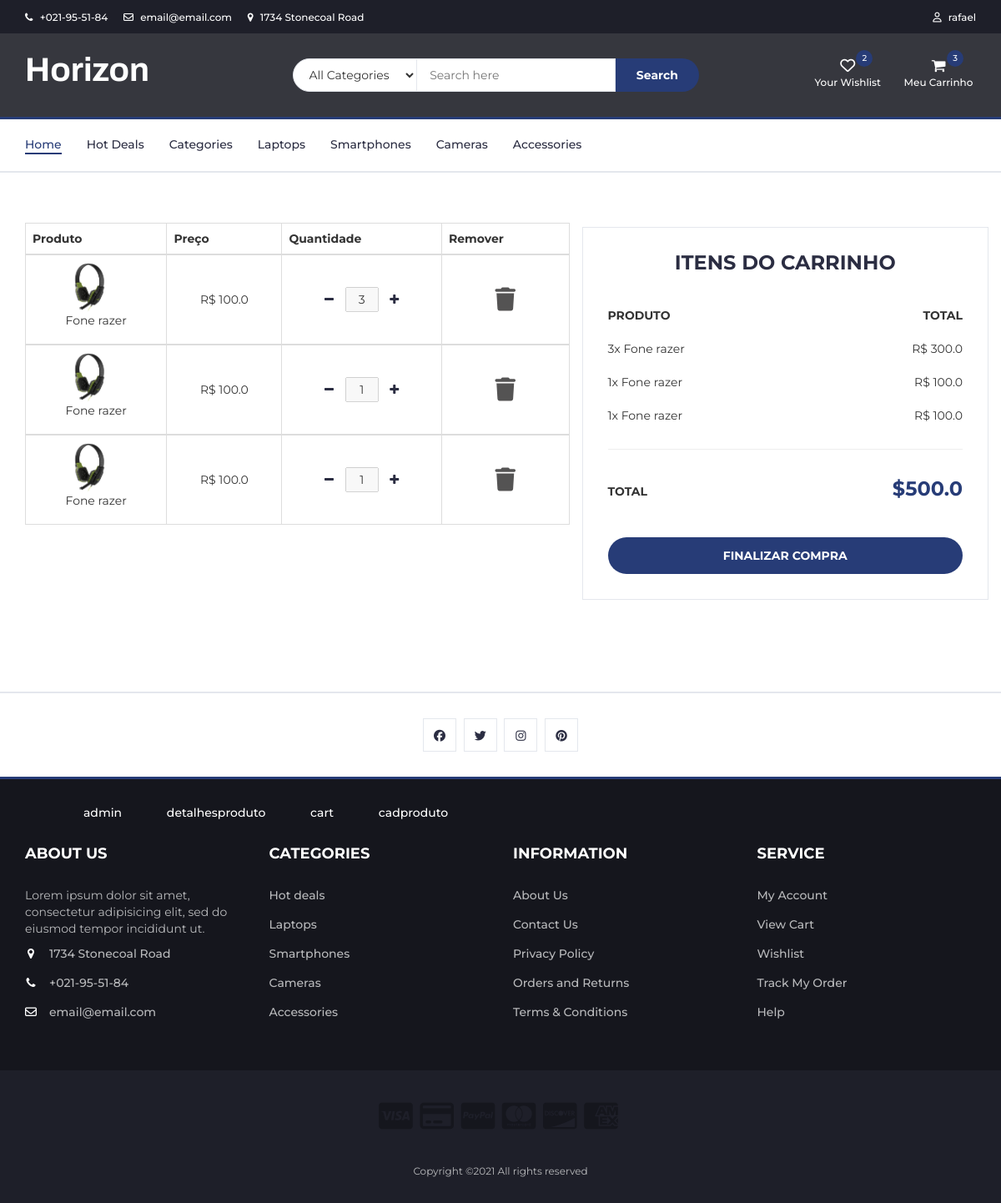
Page /exibecarrinho (signed in) on the earlier database version.
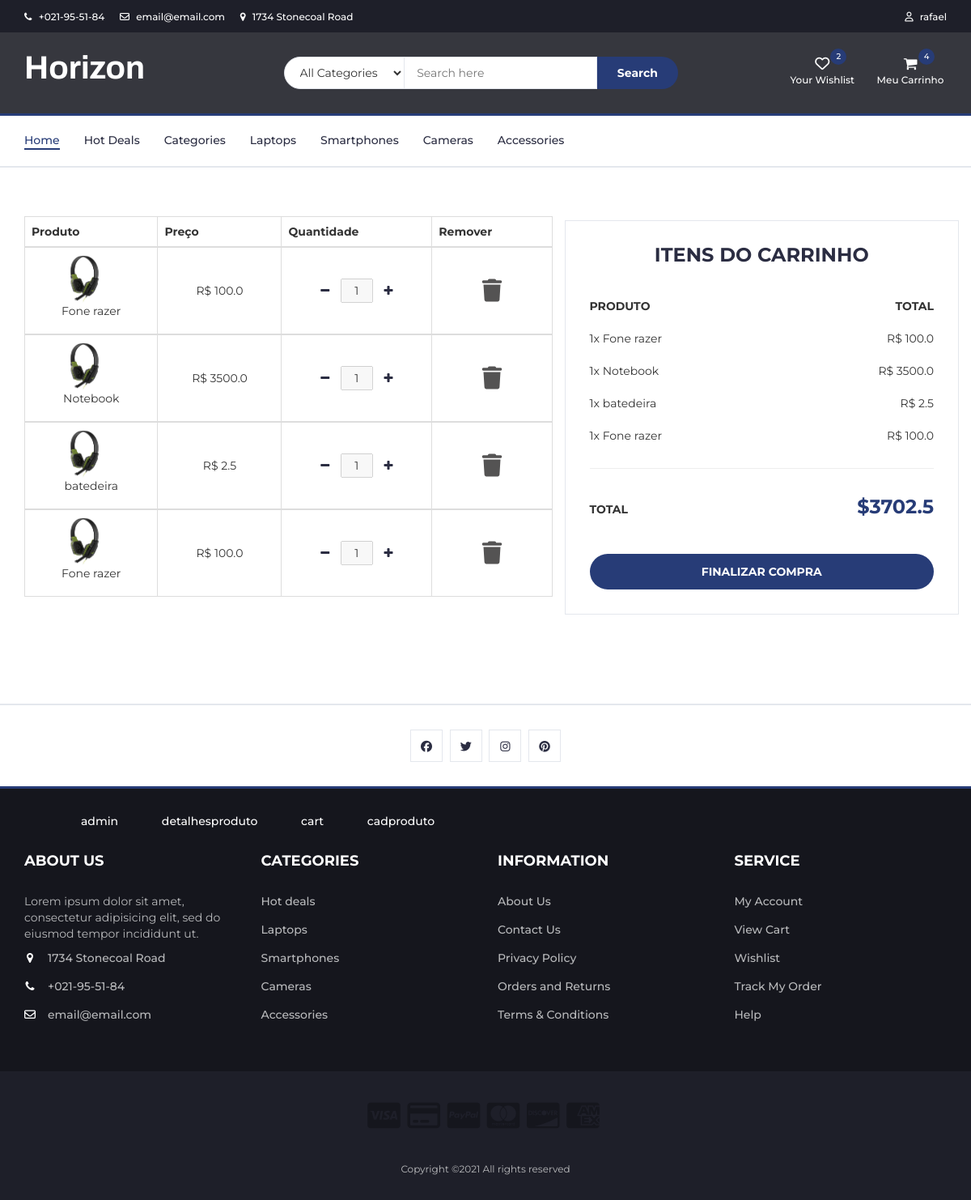
Same page on the later database version.
### ecommerce/models.py (models this page shows, shortened)
class Carrinho (models.Model):
    cliente = models.ForeignKey('Clientes',on_delete=models.CASCADE)
    produto = models.ForeignKey('Produtos',on_delete=models.CASCADE)
    quantidade = models.IntegerField()
    created_at = models.DateTimeField(auto_now_add=True)
    updated_at = models.DateTimeField(auto_now=True)

class Produtos(models.Model):
    nome = models.CharField(max_length=255,null=False,blank=False)
    preco = models.FloatField(null=False,blank=False)
    preco_desconto = models.FloatField()
    percentual_desconto = models.IntegerField()
    categoria = models.ForeignKey('Categorias',on_delete=models.CASCADE)
    descricao = models.TextField(null=True)
    especificacoes = models.TextField(null=False,blank=True)
    quantidade_estoque = models.IntegerField(null=False,blank=False)
    quantidade_vendida = models.IntegerField(blank=True,null=True)
    cor = models.ManyToManyField('Cores')
    imagem = models.ImageField(null=True,blank=True, upload_to="images/")
    created_at = models.DateTimeField(auto_now_add=True)
    updated_at = models.DateTimeField(auto_now=True)

### ecommerce/views.py (the view)
# urls.py: path('exibecarrinho',views.exibecarrinho),
def exibecarrinho(request):
    cli = get_object_or_404(Clientes,usuario = request.user.id)
    carrinho = Carrinho.objects.filter(cliente = cli.id)
    produtos = []
    total = 0
    for item in carrinho:
        obj = []
        obj.append(item.quantidade)
        obj.append(item.produto.nome)
        obj.append(item.quantidade * item.produto.preco)
        produtos.append(obj)
        total += (item.quantidade * item.produto.preco)
    print(produtos)
    return render(request,'ecommerce/cart.html',{'carrinho':carrinho,'produtos':produtos,'total':total})

### ecommerce/templates/ecommerce/cart.html (shortened to what this page needs)
{% extends 'base.html' %}
{% load static %}
{% block content %}
		<div class="section">
			<div class="container">
				<div class="row">
					<div class="col-md-7">
                        <div class="cart-page-inner">
                            <div class="table-responsive">
                                <table class="table table-bordered">
                                    <thead class="thead-dark">
                                        <tr>
                                            <th>Produto</th>
                                            <th>Preço</th>
                                            <th>Quantidade</th>
                                            <th>Remover</th>
                                        </tr>
                                    </thead>
									{% for item in carrinho %}
										<tbody class="align-middle">
											<tr class="carttr">
												<td style="vertical-align: middle;">
													<div class="img">
														<a href="#"><img class="imgcart" src="{% static 'img/razer.jpg' %}" alt="Image"></a>
														<p>{{item.produto.nome}}</p>
													</div>
												</td>
												<td style="vertical-align: middle;">R$ {{item.produto.preco}}</td>
												<td style="vertical-align: middle;">
													<div class="row">
														<a href="/subtraiitemcarrinho/{{item.id}}" class="margembtn"><i class="fa fa-minus"></i></a>
														<input class= "inputcart" type="text" value="{{item.quantidade}}" style="text-align: center;" disabled="">
														<a href="/acrescentaitemcarrinho/{{item.id}}" class="margembtn"><i class="fa fa-plus"></i></a>
													</div>
												</td>
												<td style="vertical-align: middle;"><span><a href="/deletaitemdocarrinho/{{item.id}}"><i style="color: rgb(84, 83, 83);" class="fas fa-trash fa-2x"></i></a></span></td>
											</tr>
										</tbody>
									{% endfor %}
                                </table>
                            </div>
                        </div>
					</div>
					<br>
					<div class="col-md-5 order-details">
						<div class="section-title text-center">
							<h3 class="title">Itens do Carrinho</h3>
						</div>
						<div class="order-summary">
							<div class="order-col">
								<div><strong>PRODUTO</strong></div>
								<div><strong>TOTAL</strong></div>
							</div>
							<div class="order-products">
								{% for produto in produtos %}
									<div class="order-col">
										<div>{{produto.0}}x {{produto.1}}</div>
										<div>R$ {{produto.2}}</div>
									</div>
								{% endfor %}
							</div>
                            <hr>
							<div class="order-col">
								<div><strong>TOTAL</strong></div>
								<div><strong class="order-total">${{total}}</strong></div>
							</div>
						</div>
						<a href="#" class="primary-btn order-submit">Finalizar Compra</a>
					</div>
				</div>
			</div>
		</div>
    {% endblock %}

### ecommerce/templates/base.html (shortened to what this page needs)
{% load static %}
<!DOCTYPE html>
<html lang="en">
	<head>
 		<link type="text/css" rel="stylesheet" href="{% static 'css/bootstrap.min.css' %}"/>
 		<link type="text/css" rel="stylesheet" href="{% static 'css/slick.css' %}"/>
 		<link type="text/css" rel="stylesheet" href="{% static 'css/slick-theme.css' %}"/>
 		<link type="text/css" rel="stylesheet" href="{% static 'css/nouislider.min.css' %}"/>
 		<link rel="stylesheet" href="{% static 'css/font-awesome.min.css' %}">
 		<link type="text/css" rel="stylesheet" href="{% static 'css/style.css' %}"/>
    </head>
	<body>
		{% block header %}
		<header>
			{% include 'header.html' %}
		</header>
		{% endblock %}
		{% block navigation %}
		<nav id="navigation">
			{% include 'navigation.html' %}
		</nav>
		{% endblock %}
		<div class="section">
			<div class="container">
				<div class="row">
					{% block content %}{% endblock %}
				</div>
			</div>
		</div>
<br>
		<div id="newsletter" class="section">
			<div class="container">
				<div class="row">
					<div class="col-md-12">
						<div class="newsletter">
							<ul class="newsletter-follow">
								<li>
									<a href="#"><i class="fa fa-facebook"></i></a>
								</li>
								<li>
									<a href="#"><i class="fa fa-twitter"></i></a>
								</li>
								<li>
									<a href="#"><i class="fa fa-instagram"></i></a>
								</li>
								<li>
									<a href="#"><i class="fa fa-pinterest"></i></a>
								</li>
							</ul>
						</div>
					</div>
				</div>
			</div>
		</div>
		{% block footer %}
		<footer id="footer">
			{% include 'footer.html' %}
		</footer>
		{% endblock %}
	</body>
</html>

### ecommerce/templates/header.html (shortened to what this page needs)
{% load static %}
<div id="top-header">
    <div class="container">
        <ul class="header-links pull-left">
            <li><a href="#"><i class="fa fa-phone"></i> +021-95-51-84</a></li>
            <li><a href="#"><i class="fa fa-envelope-o"></i> email@email.com</a></li>
            <li><a href="#"><i class="fa fa-map-marker"></i> 1734 Stonecoal Road</a></li>
        </ul>
        <ul class="nav-item dropdown no-arrow pull-right">
            {% if user.is_authenticated %}
                <a class="nav-link dropdown-toggle" href="#" id="userDropdown" role="button"
                    data-toggle="dropdown" aria-haspopup="true" aria-expanded="false">
                    <span class="mr-2 d-none d-lg-inline small" style="color: white;"><i class="fa fa-user-o" style="margin-right: 0.5rem;"></i> {{user.get_username}}</span>
                </a>
            {% else %}
                <li><a href="/accounts/login" style="color: white;">Clique aqui para logar</a></li>
            {% endif %}
        </ul>
    </div>
</div>
<div id="header">
    <div class="container">
        <div class="row">
            <div class="col-md-3">
                <div class="header-logo">
                    <a href="/" class="logo">
                        <h3 class="titulo">Horizon</h3>
                    </a>
                </div>
            </div>
            <div class="col-md-6">
                <div class="header-search">
                    <form>
                        <select class="input-select">
                            <option value="0">All Categories</option>
                        </select>
                        <input class="input" placeholder="Search here">
                        <button class="search-btn">Search</button>
                    </form>
                </div>
            </div>
            <div class="col-md-3 clearfix">
                <div class="header-ctn">
                    <div>
                        <a href="#">
                            <i class="fa fa-heart-o"></i>
                            <span>Your Wishlist</span>
                            <div class="qty">2</div>
                        </a>
                    </div>
                    <div class="dropdown">
                        <a class="dropdown-toggle" data-toggle="dropdown" aria-expanded="true">
                            <i class="fa fa-shopping-cart"></i>
                            <span>Meu Carrinho</span>
                            <div class="qty">{{carrinho.count}}</div>
                        </a>
                    </div>
                </div>
            </div>
        </div>
    </div>
</div>

### ecommerce/templates/navigation.html
<div class="container">
    <div id="responsive-nav">
        <ul class="main-nav nav navbar-nav">
            <li class="active"><a href="#">Home</a></li>
            <li><a href="#">Hot Deals</a></li>
            <li><a href="#">Categories</a></li>
            <li><a href="#">Laptops</a></li>
            <li><a href="#">Smartphones</a></li>
            <li><a href="#">Cameras</a></li>
            <li><a href="/detalhesproduto">Accessories</a></li>
        </ul>
    </div>
</div>

### ecommerce/templates/footer.html (shortened to what this page needs)
<div class="section">
    <div class="containher" style="margin-left: 5rem;">
        <a style="color: white; margin-left: 5rem;" href="/admin">admin</a>
        <a style="color: white; margin-left: 5rem;" href="/detalhesproduto/1">detalhesproduto</a>
        <a style="color: white; margin-left: 5rem;" href="/cart">cart</a>
        <a style="color: white; margin-left: 5rem;" href="/cadproduto">cadproduto</a>
    </div>
    <div class="container">
        <div class="row">
            <div class="col-md-3 col-xs-6">
                <div class="footer">
                    <h3 class="footer-title">About Us</h3>
                    <p>Lorem ipsum dolor sit amet, consectetur adipisicing elit, sed do eiusmod tempor incididunt ut.</p>
                    <ul class="footer-links">
                        <li><a href="#"><i class="fa fa-map-marker"></i>1734 Stonecoal Road</a></li>
                        <li><a href="#"><i class="fa fa-phone"></i>+021-95-51-84</a></li>
                        <li><a href="#"><i class="fa fa-envelope-o"></i>email@email.com</a></li>
                    </ul>
                </div>
            </div>
            <div class="col-md-3 col-xs-6">
                <div class="footer">
                    <h3 class="footer-title">Categories</h3>
                    <ul class="footer-links">
                        <li><a href="#">Hot deals</a></li>
                        <li><a href="#">Laptops</a></li>
                        <li><a href="#">Smartphones</a></li>
                        <li><a href="#">Cameras</a></li>
                        <li><a href="#">Accessories</a></li>
                    </ul>
                </div>
            </div>
            <div class="col-md-3 col-xs-6">
                <div class="footer">
                    <h3 class="footer-title">Information</h3>
                    <ul class="footer-links">
                        <li><a href="#">About Us</a></li>
                        <li><a href="#">Contact Us</a></li>
                        <li><a href="#">Privacy Policy</a></li>
                        <li><a href="#">Orders and Returns</a></li>
                        <li><a href="#">Terms & Conditions</a></li>
                    </ul>
                </div>
            </div>
            <div class="col-md-3 col-xs-6">
                <div class="footer">
                    <h3 class="footer-title">Service</h3>
                    <ul class="footer-links">
                        <li><a href="#">My Account</a></li>
                        <li><a href="#">View Cart</a></li>
                        <li><a href="#">Wishlist</a></li>
                        <li><a href="#">Track My Order</a></li>
                        <li><a href="#">Help</a></li>
                    </ul>
                </div>
            </div>
        </div>
    </div>
</div>
<div id="bottom-footer" class="section">
    <div class="container">
        <div class="row">
            <div class="col-md-12 text-center">
                <ul class="footer-payments">
                    <li><a href="#"><i class="fa fa-cc-visa"></i></a></li>
                    <li><a href="#"><i class="fa fa-credit-card"></i></a></li>
                    <li><a href="#"><i class="fa fa-cc-paypal"></i></a></li>
                    <li><a href="#"><i class="fa fa-cc-mastercard"></i></a></li>
                    <li><a href="#"><i class="fa fa-cc-discover"></i></a></li>
                    <li><a href="#"><i class="fa fa-cc-amex"></i></a></li>
                </ul>
                <span class="copyright">
                    Copyright &copy;<script>document.write(new Date().getFullYear());</script> All rights reserved
                </span>
            </div>
        </div>
    </div>
</div>

Differences in the rows shown:
removed Carrinho: produto.nome "Fone razer", produto.preco "100.0", quantidade "3"
added Carrinho: produto.nome "Notebook", produto.preco "3500.0", quantidade "1"
added Carrinho: produto.nome "batedeira", produto.preco "2.5", quantidade "1"
added Produtos: nome "Notebook"
now on this page (row unchanged): Produtos: nome "batedeira"
Other differences:
{{ carrinho.count }}: "3" → "4"
{{ total }}: "500.0" → "3702.5"
new list line: "1 x R$ 3500.0"
new list line: "1 x R$ 2.5"
list line gone: "3 x R$ 300.0"
list line gone: "Fone razer"
